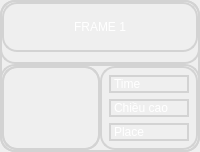
               <widget class="QWidget" name="widget_result1" native="true">
                <property name="styleSheet">
                 <string notr="true">color: white;
border-radius: 15px;
border: 2px solid lightgray;</string>
                </property>
                <layout class="QVBoxLayout" name="verticalLayout_12">
                 <property name="spacing">
                  <number>0</number>
                 </property>
                 <property name="leftMargin">
                  <number>0</number>
                 </property>
                 <property name="topMargin">
                  <number>0</number>
                 </property>
                 <property name="rightMargin">
                  <number>0</number>
                 </property>
                 <property name="bottomMargin">
                  <number>0</number>
                 </property>
                 <item>
                  <widget class="QFrame" name="fr_label_result1">
                   <property name="frameShape">
                    <enum>QFrame::StyledPanel</enum>
                   </property>
                   <property name="frameShadow">
                    <enum>QFrame::Raised</enum>
                   </property>
                   <layout class="QVBoxLayout" name="verticalLayout_13">
                    <property name="spacing">
                     <number>0</number>
                    </property>
                    <property name="leftMargin">
                     <number>0</number>
                    </property>
                    <property name="topMargin">
                     <number>0</number>
                    </property>
                    <property name="rightMargin">
                     <number>0</number>
                    </property>
                    <property name="bottomMargin">
                     <number>10</number>
                    </property>
                    <item>
                     <widget class="QLabel" name="label_result1">
                      <property name="minimumSize">
                       <size>
                        <width>0</width>
                        <height>50</height>
                       </size>
                      </property>
                      <property name="maximumSize">
                       <size>
                        <width>16777215</width>
                        <height>50</height>
                       </size>
                      </property>
                      <property name="font">
                       <font>
                        <pointsize>9</pointsize>
                       </font>
                      </property>
                      <property name="styleSheet">
                       <string notr="true">color: white</string>
                      </property>
                      <property name="text">
                       <string>FRAME 1</string>
                      </property>
                      <property name="scaledContents">
                       <bool>true</bool>
                      </property>
                      <property name="alignment">
                       <set>Qt::AlignCenter</set>
                      </property>
                     </widget>
                    </item>
                   </layout>
                  </widget>
                 </item>
                 <item>
                  <widget class="QFrame" name="fr_info_result1">
                   <property name="sizePolicy">
                    <sizepolicy hsizetype="Preferred" vsizetype="Expanding">
                     <horstretch>0</horstretch>
                     <verstretch>0</verstretch>
                    </sizepolicy>
                   </property>
                   <property name="frameShape">
                    <enum>QFrame::StyledPanel</enum>
                   </property>
                   <property name="frameShadow">
                    <enum>QFrame::Raised</enum>
                   </property>
                   <layout class="QHBoxLayout" name="horizontalLayout_3">
                    <property name="spacing">
                     <number>0</number>
                    </property>
                    <property name="leftMargin">
                     <number>0</number>
                    </property>
                    <property name="topMargin">
                     <number>0</number>
                    </property>
                    <property name="rightMargin">
                     <number>0</number>
                    </property>
                    <property name="bottomMargin">
                     <number>0</number>
                    </property>
                    <item>
                     <widget class="QWidget" name="widget_img_result1" native="true">
                      <layout class="QVBoxLayout" name="verticalLayout_10">
                       <property name="spacing">
                        <number>0</number>
                       </property>
                       <property name="leftMargin">
                        <number>0</number>
                       </property>
                       <property name="topMargin">
                        <number>0</number>
                       </property>
                       <property name="rightMargin">
                        <number>0</number>
                       </property>
                       <property name="bottomMargin">
                        <number>0</number>
                       </property>
                       <item>
                        <widget class="QLabel" name="label_img_result1">
                         <property name="sizePolicy">
                          <sizepolicy hsizetype="Ignored" vsizetype="Ignored">
                           <horstretch>0</horstretch>
                           <verstretch>0</verstretch>
                          </sizepolicy>
                         </property>
                         <property name="frameShape">
                          <enum>QFrame::Box</enum>
                         </property>
                         <property name="text">
                          <string/>
                         </property>
                         <property name="pixmap">
                          <pixmap>E:/Qt_Designer/fire_icon.jpg</pixmap>
                         </property>
                         <property name="scaledContents">
                          <bool>true</bool>
                         </property>
                         <property name="alignment">
                          <set>Qt::AlignCenter</set>
                         </property>
                        </widget>
                       </item>
                      </layout>
                     </widget>
                    </item>
                    <item>
                     <widget class="QWidget" name="widget_info_result1" native="true">
                      <layout class="QVBoxLayout" name="verticalLayout_11">
                       <item>
                        <widget class="QLabel" name="label_time_result1">
                         <property name="styleSheet">
                          <string notr="true">color: white</string>
                         </property>
                         <property name="text">
                          <string>Time</string>
                         </property>
                         <property name="scaledContents">
                          <bool>true</bool>
                         </property>
                        </widget>
                       </item>
                       <item>
                        <widget class="QLabel" name="label_height_result1">
                         <property name="styleSheet">
                          <string notr="true">color: white</string>
                         </property>
                         <property name="text">
                          <string>Chiều cao</string>
                         </property>
                         <property name="scaledContents">
                          <bool>true</bool>
                         </property>
                        </widget>
                       </item>
                       <item>
                        <widget class="QLabel" name="label_place_result1">
                         <property name="styleSheet">
                          <string notr="true">color: white</string>
                         </property>
                         <property name="text">
                          <string>Place</string>
                         </property>
                         <property name="scaledContents">
                          <bool>true</bool>
                         </property>
                        </widget>
                       </item>
                      </layout>
                     </widget>
                    </item>
                   </layout>
                  </widget>
                 </item>
                </layout>
               </widget>
